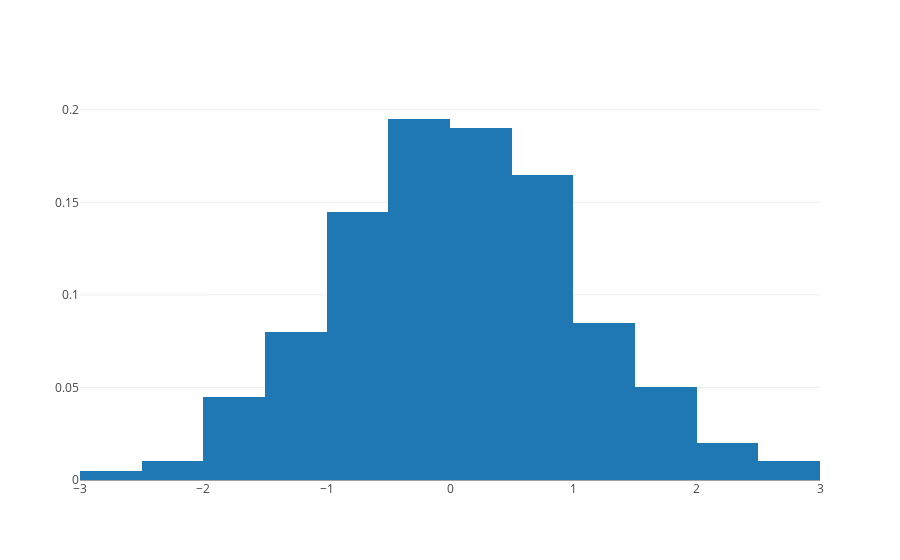

The notebook cell saved with this chart:
### Code cell
data = [trace]

offline.iplot(data)

### Figure 1 — Plotly figure (JSON) as saved in the notebook; plotly's stock layout.template omitted (floating-point values rounded to 4 significant figures; data arrays with more than 128 entries replaced by an {"elided": "..."} marker saying what was removed)
{"data": [{"histnorm": "probability", "type": "histogram", "x": {"elided": "200 float values"}}], "layout": {}}
